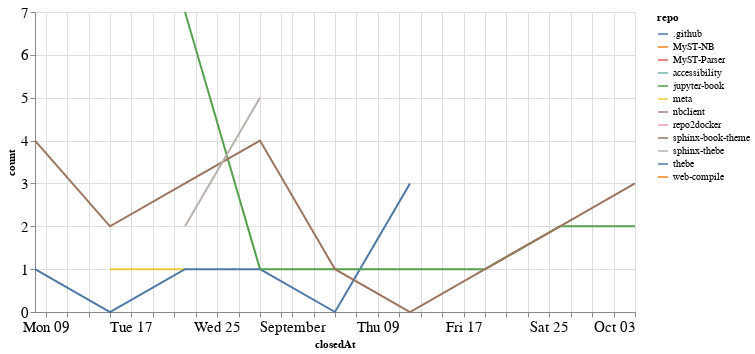

Write notebook code for a chart like this one.
### Code cell
closed_by_time = closed_by.groupby('repo').resample('W', on='closedAt').count()['author'].reset_index()
closed_by_time = closed_by_time.rename(columns={'author': 'count'})

alt.Chart(closed_by_time, width=600).mark_line().encode(
    x='closedAt',
    y='count',
    color='repo',
    tooltip="repo"
)

### Figure 1 — Vega-Lite specification as saved in the notebook (floating-point values rounded to 4 significant figures)
{"config": {"axisLeft": {"labelFontSize": 15}, "axisBottom": {"labelFontSize": 15}}, "data": {"name": "data-10c1e2f6ca740d78c34e4a6e60170684"}, "mark": "line", "encoding": {"color": {"type": "nominal", "field": "repo"}, "tooltip": {"type": "nominal", "field": "repo"}, "x": {"type": "temporal", "field": "closedAt"}, "y": {"type": "quantitative", "field": "count"}}, "width": 600, "$schema": "https://vega.github.io/schema/vega-lite/v4.8.1.json", "datasets": {"data-10c1e2f6ca740d78c34e4a6e60170684": [{"repo": ".github", "closedAt": "2021-08-29T00:00:00", "count": 1}, {"repo": ".github", "closedAt": "2021-09-05T00:00:00", "count": 0}, {"repo": ".github", "closedAt": "2021-09-12T00:00:00", "count": 3}, {"repo": "MyST-NB", "closedAt": "2021-08-08T00:00:00", "count": 2}, {"repo": "MyST-Parser", "closedAt": "2021-09-26T00:00:00", "count": 1}, {"repo": "accessibility", "closedAt": "2021-08-29T00:00:00", "count": 2}, {"repo": "jupyter-book", "closedAt": "2021-08-22T00:00:00", "count": 7}, {"repo": "jupyter-book", "closedAt": "2021-08-29T00:00:00", "count": 1}, {"repo": "jupyter-book", "closedAt": "2021-09-05T00:00:00", "count": 1}, {"repo": "jupyter-book", "closedAt": "2021-09-12T00:00:00", "count": 1}, {"repo": "jupyter-book", "closedAt": "2021-09-19T00:00:00", "count": 1}, {"repo": "jupyter-book", "closedAt": "2021-09-26T00:00:00", "count": 2}, {"repo": "jupyter-book", "closedAt": "2021-10-03T00:00:00", "count": 2}, {"repo": "meta", "closedAt": "2021-08-15T00:00:00", "count": 1}, {"repo": "meta", "closedAt": "2021-08-22T00:00:00", "count": 1}, {"repo": "nbclient", "closedAt": "2021-09-19T00:00:00", "count": 1}, {"repo": "repo2docker", "closedAt": "2021-09-19T00:00:00", "count": 1}, {"repo": "sphinx-book-theme", "closedAt": "2021-08-08T00:00:00", "count": 4}, {"repo": "sphinx-book-theme", "closedAt": "2021-08-15T00:00:00", "count": 2}, {"repo": "sphinx-book-theme", "closedAt": "2021-08-22T00:00:00", "count": 3}, {"repo": "sphinx-book-theme", "closedAt": "2021-08-29T00:00:00", "count": 4}, {"repo": "sphinx-book-theme", "closedAt": "2021-09-05T00:00:00", "count": 1}, {"repo": "sphinx-book-theme", "closedAt": "2021-09-12T00:00:00", "count": 0}, {"repo": "sphinx-book-theme", "closedAt": "2021-09-19T00:00:00", "count": 1}, {"repo": "sphinx-book-theme", "closedAt": "2021-09-26T00:00:00", "count": 2}, {"repo": "sphinx-book-theme", "closedAt": "2021-10-03T00:00:00", "count": 3}, {"repo": "sphinx-thebe", "closedAt": "2021-08-22T00:00:00", "count": 2}, {"repo": "sphinx-thebe", "closedAt": "2021-08-29T00:00:00", "count": 5}, {"repo": "thebe", "closedAt": "2021-08-08T00:00:00", "count": 1}, {"repo": "thebe", "closedAt": "2021-08-15T00:00:00", "count": 0}, {"repo": "thebe", "closedAt": "2021-08-22T00:00:00", "count": 1}, {"repo": "thebe", "closedAt": "2021-08-29T00:00:00", "count": 1}, {"repo": "web-compile", "closedAt": "2021-09-26T00:00:00", "count": 1}]}}
